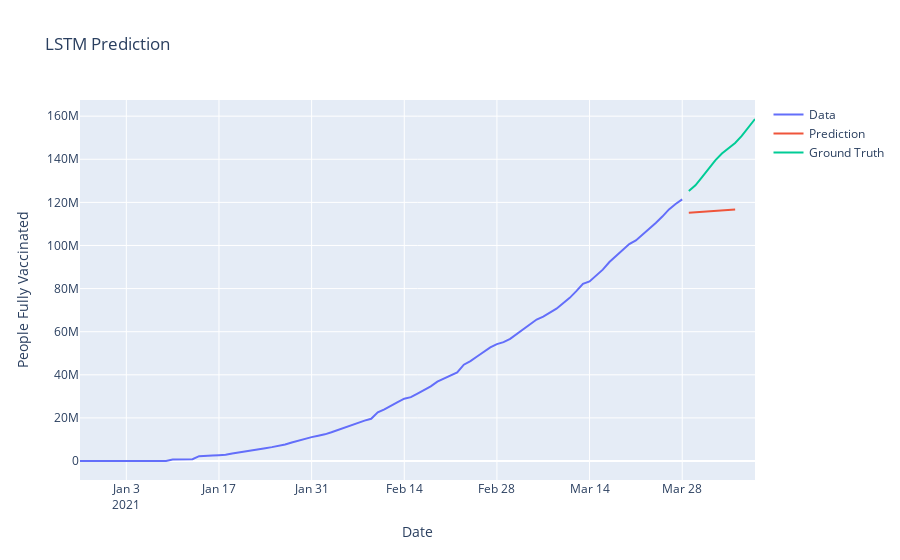

Notebook code cell kept with this figure:
### Code cell
# plot data
trace1 = go.Scatter(
    x = date_train,
    y = X_train,
    mode = 'lines',
    name = 'Data'
)
trace2 = go.Scatter(
    x = date_test,
    y = prediction,
    mode = 'lines',
    name = 'Prediction'
)
trace3 = go.Scatter(
    x = date_test,
    y = X_test,
    mode='lines',
    name = 'Ground Truth'
)
layout = go.Layout(
    title = 'LSTM Prediction',
    xaxis = {'title' : 'Date'},
    yaxis = {'title' : 'People Fully Vaccinated'}
)
fig = go.Figure(data=[trace1, trace2, trace3], layout=layout)
fig.show()
